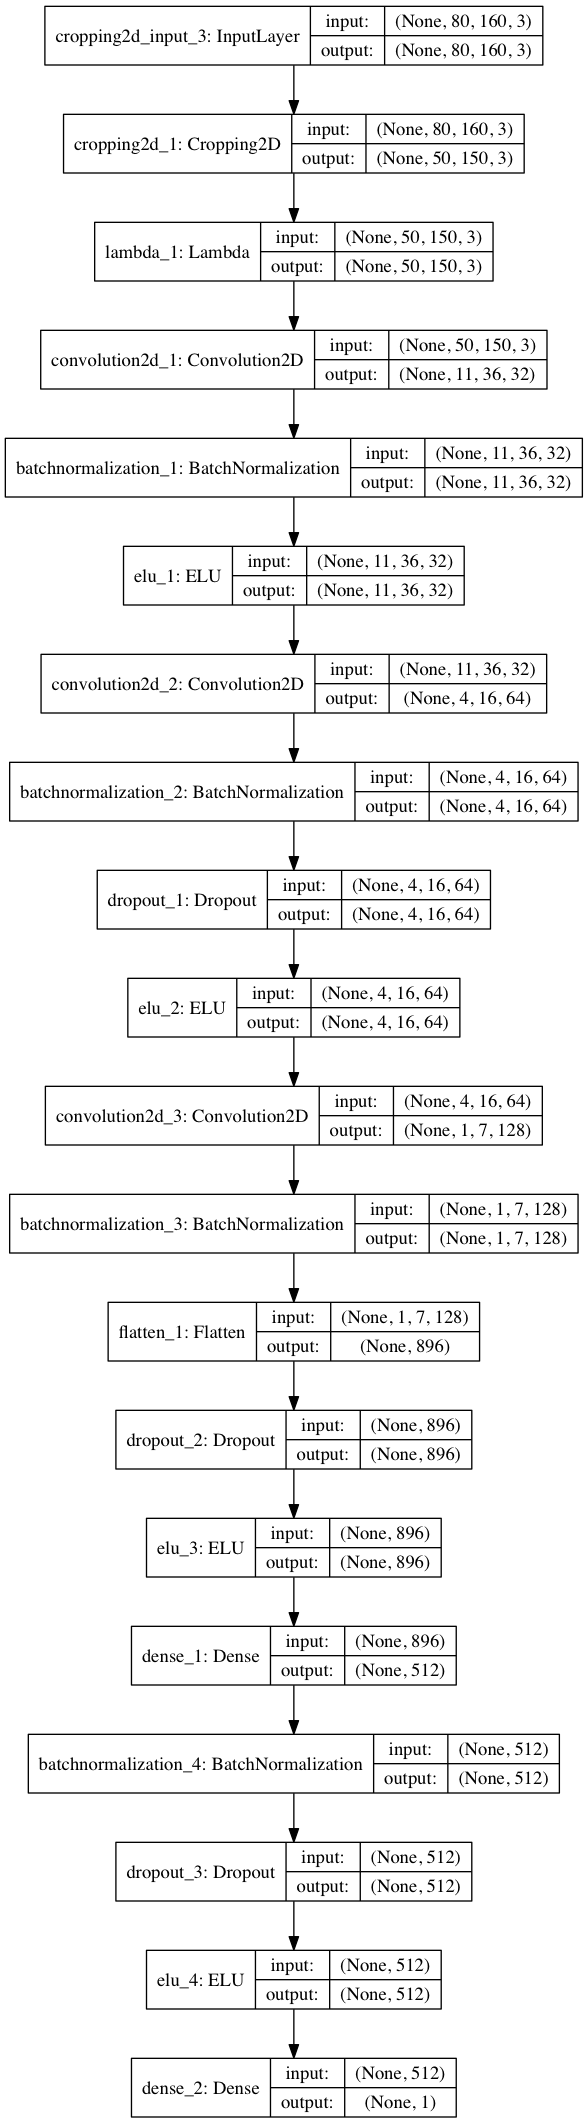

Reproduce this figure in Python.
#!/usr/bin/env python3
# -*- coding: utf-8 -*-
"""
Created on Sun Feb 12 20:37:26 2017

@author: pierluigiferrari
"""

import pickle
import tensorflow as tf
import numpy as np
from sklearn.model_selection import train_test_split
from keras.models import Sequential, load_model
from keras.layers.core import Dense, Activation, Flatten, Dropout, Lambda
from keras.layers.advanced_activations import ELU
from keras.layers.convolutional import Convolution2D, Cropping2D
from keras.layers.pooling import MaxPooling2D
from keras.layers.normalization import BatchNormalization
from keras.optimizers import Adam
from keras.callbacks import EarlyStopping, ReduceLROnPlateau 
from keras import backend as K
from copy import deepcopy
from PIL import Image
import csv
import cv2
import random

### First, define some helper functions

# Define a function to assemble the training data list to be fed to the generator below.

def assemble_filelists(path='./data/driving_log.csv',
                       angle_adjust=0.15,
                       small_angle_keep=1,
                       keep_threshold=0.05):
    '''
    Assemble a list of training data examples and a list of the corresponding
    labels, both as numpy arrays.
    
    Args:
        path (string, optional): The filepath to a CSV file containing relative
            file names of parallel image data from three cameras, the
            corresponding steering angles of the center camera, throttle,
            brake, and speed, in this order. Throttle, brake, and speed are
            optional. Defaults to './data/driving_log.csv'.
        angle_adjust (float, optional): An offset to add to the steering angles
            of images from the left camera and to subtract from the steering
            angles of images from the right camera. Defaults to 0.15.
        small_angle_keep (float, optional): Must be in [0,1]. Determines what
            percentage of samples with abs(steering_angle) <= threshold to keep
            at random. Defaults to 1.
        keep_threshold (float, optional): Images with a corresponding steering
            angle below `keep_threshold` will be partially and randomly sorted
            out with a ratio of `small_angle_keep`. Defaults to 0.05.
    
    Returns:
        Two numpy arrays. The first has shape (#images,) and contains the list
        of strings with the relative file paths of the image data. Note that it
        does not contain the image data itself. The second array has shape
        (#images, 2), where the first column contains the steering angles of
        the corresponding images and the second column contains the original
        center camera steering angle. The reason for this is that the original
        center camera steering angle is an indicator for the curvature of the
        road, while the adjusted steering angles are not. This information can
        be useful for data augmentation.
    '''
    
    image_files_center = []
    image_files_left = []
    image_files_right = []
    steering_angles_center = []

    with open(path, newline='') as csvfile:
        csvread = csv.reader(csvfile, delimiter=',')
        for i in csvread:
            angle = float(i[3].strip())
            if abs(angle) <= keep_threshold:
                p = np.random.uniform(0,1)
                if small_angle_keep >= p:
                    steering_angles_center.append([angle, angle])
                    image_files_center.append(i[0].strip())
                    image_files_left.append(i[1].strip())
                    image_files_right.append(i[2].strip())
            else:
                steering_angles_center.append([angle, angle])
                image_files_center.append(i[0].strip())
                image_files_left.append(i[1].strip())
                image_files_right.append(i[2].strip())

    assert (len(steering_angles_center) == len(image_files_center) 
            == len(image_files_left) == len(image_files_right))

    image_files_center = np.array(image_files_center)
    image_files_left = np.array(image_files_left)
    image_files_right = np.array(image_files_right)
    steering_angles_center = np.array(steering_angles_center)

    # Produce steering angle values for left and right camera inputs

    steering_angles_left = np.copy(steering_angles_center)
    steering_angles_right = np.copy(steering_angles_center)
    steering_angles_left[:,0] += angle_adjust
    steering_angles_right[:,0] -= angle_adjust

    # Concatenate the inputs from all three cameras to one dataset

    image_files = np.concatenate((image_files_center,
                                  image_files_left,
                                  image_files_right))

    steering_angles = np.concatenate((steering_angles_center,
                                      steering_angles_left,
                                      steering_angles_right))
    
    return image_files, steering_angles

# Define image processing functions to perform the following image
# transformations:
# - Transform the perspective to simulate an incline change
# - Transform the perspective to simulate a curvature change
# - Rotate
# - Translate
# - Flip
# - Scale
# - Change the brightness
# - Histogram-equalize

def transform_incline(image, shift=(5,20), orientation='rand'):
    
    rows,cols,ch = image.shape
    
    hshift = np.random.randint(shift[0],shift[1]+1)
    vshift = hshift
    
    if orientation == 'rand':
        orientation = random.choice(['down', 'up'])
    
    if orientation == 'up':
        hshift = -hshift
        vshift = -vshift
    elif orientation != 'down':
        raise ValueError("No or unknown orientation given. Possible values are 'up' and 'down'.")
    
    pts1 = np.float32([[70,70],
                       [250,70],
                       [0,rows],
                       [cols,rows]])
    pts2 = np.float32([[70+hshift,70+vshift],
                       [250-hshift,70+vshift],
                       [0,rows],
                       [cols,rows]])
    
    #Calculate the transformation matrix, perform the transformation,
    #and return it.
    M = cv2.getPerspectiveTransform(pts1, pts2)
    return cv2.warpPerspective(image, M, (cols, rows))

def transform_curvature(image, shift=(5,30), orientation='rand'):
    
    rows,cols,ch = image.shape
    
    shift = np.random.randint(shift[0],shift[1]+1)
    
    if orientation == 'rand':
        orientation = random.choice(['left', 'right'])
    
    if orientation == 'left':
        shift = -shift
    elif orientation != 'right':
        raise ValueError("No or unknown orientation given. Possible values are 'left' and 'right'.")
    
    pts1 = np.float32([[70,70],[250,70],[0,rows],[cols,rows]])
    pts2 = np.float32([[70+shift,70],[250+shift,70],[0,rows],[cols,rows]])
    
    #Calculate the transformation matrix, perform the transformation,
    #and return it.
    M = cv2.getPerspectiveTransform(pts1, pts2)
    return cv2.warpPerspective(image, M, (cols, rows)), shift

def do_rotate(image, min=5, max=15, orientation='rand'):
    
    rows,cols,ch = image.shape
    
    #Randomly select a rotation angle from the range passed.
    random_rot = np.random.randint(min, max+1)
    
    if orientation == 'rand':
        rotation_angle = random.choice([-random_rot, random_rot])
    elif orientation == 'left':
        rotation_angle = random_rot
    elif orientation == 'right':
        rotation_angle = -random_rot
    else:
        raise ValueError("Orientation is optional and can only be 'left' or 'right'.")
    
    M = cv2.getRotationMatrix2D((cols/2,rows/2), rotation_angle, 1)
    return cv2.warpAffine(image, M, (cols, rows)), -rotation_angle

def do_translate(image, horizontal=(0,40), vertical=(0,10)):
    
    rows,cols,ch = image.shape
    
    x = np.random.randint(horizontal[0], horizontal[1]+1)
    y = np.random.randint(vertical[0], vertical[1]+1)
    x_shift = random.choice([-x, x])
    y_shift = random.choice([-y, y])
    
    M = np.float32([[1,0,x_shift],[0,1,y_shift]])
    return cv2.warpAffine(image, M, (cols, rows)), x_shift

def do_flip(image, orientation='horizontal'):
    if orientation == 'horizontal':
        return cv2.flip(image, 1)
    else:
        return cv2.flip(image, 0)

def do_scale(image, min=0.9, max=1.1):
    
    rows,cols,ch = image.shape
    
    #Randomly select a rotation angle from the range passed.
    scale = np.random.uniform(min, max)
    
    M = cv2.getRotationMatrix2D((cols/2,rows/2), 0, scale)
    return cv2.warpAffine(image, M, (cols, rows))

def change_brightness(image, min=0.5, max=2.0):
    
    hsv = cv2.cvtColor(image,cv2.COLOR_RGB2HSV)

    random_br = np.random.uniform(min,max)
    
    #To protect against overflow: Calculate a mask for all pixels
    #where adjustment of the brightness would exceed the maximum
    #brightness value and set the value to the maximum at those pixels.
    mask = hsv[:,:,2]*random_br > 255
    v_channel = np.where(mask, 255, hsv[:,:,2]*random_br)
    hsv[:,:,2] = v_channel
    
    return cv2.cvtColor(hsv,cv2.COLOR_HSV2RGB)

def histogram_eq(image):
    
    image1 = np.copy(image)
    
    image1[:,:,0] = cv2.equalizeHist(image1[:,:,0])
    image1[:,:,1] = cv2.equalizeHist(image1[:,:,1])
    image1[:,:,2] = cv2.equalizeHist(image1[:,:,2])
    
    return image1

# Define a generator function that can do data conversion and augmentation.

def generate_batch(filenames,
                   labels,
                   batch_size=128,
                   resize=False,
                   gray=False,
                   equalize=False,
                   brightness=False,
                   flip=False,
                   incline=False,
                   curvature=False,
                   curve_correct=0.008,
                   rotate=False,
                   rot_correct=0.03,
                   translate=False,
                   trans_correct=0.003):
    '''
    Generate batches of samples and corresponding labels indefinitely from
    lists of filenames and labels.
    
    Returns two numpy arrays, one containing the next `batch_size` samples
    from `filenames`, the other containing the corresponding labels from
    `labels`.
    
    Shuffles `filenames` and `labels` consistently after each complete pass.
    
    Can perform image transformations for data conversion and data
    augmentation. `resize`, `gray`, and `equalize` are image conversion tools
    and should be used consistently during training and inference.
    The remaining transformations serve for data augmentation specifically for
    the task of predicting steering angles for driving from image data and
    should only be used during training. Each data augmentation process can set
    its own independent application probability.
    
    `prob`, `mode`, and `threshold` work the same in all arguments in which
    they appear:
    
    `prob` must be a float in [0,1] and determines the probability that the
    respective transform is applied to any given image.
    
    `mode` must be an integer in {0,1,2,3} and determines how the application
    of the respective transform is conditional on the image's original center
    camera steering angle.
        mode 0: The application of the transform does not depend on the image's
                steering angle. `threshold` does not need to be specified.
        mode 1: If `threshold` > 0: Apply transform only to images with
                `angle` >= `threshold`.
                If `threshold` < 0: Apply transform only to images with
                `angle` <= `threshold`.
        mode 2: Apply transform only to images with `abs(angle)` >= `threshold`.
                `threshold` should be positive.
        mode 3: Apply transform only to images with `abs(angle)` <= `threshold`.
                `threshold` should be positive.
    
    `threshold` must be a scalar in the same range as `labels` and determines
    the threshold to trigger the application of the respective transform
    depending on `mode`.
    
    Note that for a given image and a given transform, the generator first
    tests whether the threshold criterion is met and *afterwards* determines
    based on `prob` whether the transform will be applied to the image. This
    means that in all modes other than 0, `prob` determines the ratio of images
    to which the respecitve transform is applied out of all *eligible* images,
    not out of all images.
    
    All conversions and transforms default to `False`.
    
    Args:
        filenames (array-like): A 1-D list or numpy array containing all
            relative file paths to the samples from which the batches are to be
            generated. Note that `filenames` must not contain the actual files
            themselves.
        labels (array-like): A list or numpy array containing the labels
            corresponding to the samples. Important note: Label lists are now
            expected to contain tuples of two floats for each sample for some
            data augmentation processes to work (all those that alter the
            image's steering angle), rather than just one scalar value as you
            might expect. The first float of the tuple is expected to be the
            image's steering angle, the second is expected to be the original
            center camera steering angle for the respective image. The reason
            for this is that the original center camera steering angle is an
            indicator for the curvature of the road, while the adjusted side
            camera steering angles are not. This information is useful for a
            more targeted application of some transforms.
        batch_size (int, optional): The size of the batches to be generated.
            Defaults to 128.
        resize (tuple, optional): A 1-D tuple of 2 integers for the desired
            output size of the images in pixels. The expected format is
            (width, height).
        gray (bool, optional): If `True`, converts the images to grayscale.
        equalize (bool, optional): If `True`, performs histogram equalization
            on the images. This can improve contrast and lead the improved
            model performance.
        brightness (tuple, optional): `False` or a tuple containing three
            floats, (min, max, prob). The brightness of the image will be
            scaled by a factor randomly picked from a uniform distribution in
            the boundaries of [min,max]. Both min and max must be >=0.
        flip (float, optional): `False` or a float in [0,1], see `prob` above.
            Flip the image horizontally. Also inverts (additive inverse) the
            respective steering angle.
        incline (tuple, optional): `False` or a tuple of five elements:
            (min, max, prob, mode, threshold). Transforms the perspective of
            the image randomly to simulate either an increase or decrease of
            the incline of the road. `min` and `max` determine the strength of
            the incline change and must be integers in [0,50], although
            reasonable values should lie within [0,30].
        curvature (tuple, optional): `False` or a tuple of five elements:
            (min, max, prob, mode, threshold). Transforms the perspective of
            the image randomly to simulate a change of the curvature to the
            left or to the right. `min` and `max` determine the strength of the
            curvature change and must be integers in [0,50], although
            reasonable values should lie in [0,30]. The steering angle of the
            image is adjusted accordingly, see the next argument. Further
            information: A randomly picked value from [min, max] determines the
            horizontal shift of an imaginary horizontal line that marks the
            separation between the road and the horizon. The shift in the
            curvature is achieved by shifting this line to the left or to the
            right and perspectively transforming all other pixels in the image
            along with it.
        curve_correct (float, optional): Must be non-negative. The amount by
            which the steering angle is corrected per pixel of horizontal
            curvature change. Computed as follows:
            Steering angle += curve_correct * curvature_shift. Defaults to 0.01.
        rotate (tuple, optional): `False` or a tuple of five elements:
            (min, max, prob, mode, threshold). Rotate the image randomly
            clockwise or counter-clockwise. The rotation angle is picked from
            [min, max], where `min` and `max` must be integeres and determine
            the rotation angle in degrees. The orientation of the rotation is
            random. The respective steering angle of the image is corrected
            accordingly, see the next argument. Defaults to `False`.
        rot_correct (float, optional): Must be non-negative. The amount by
            which the steering angle is corrected per degree of rotation of the
            image. Computed as follows:
            Steering angle += rot_correct * rotation_angle. Defaults to 0.03.
        translate (tuple, optional): `False` or a tuple, with the first two
            elements tuples containing two integers each, and the third element
            a float: ((min, max), (min, max), prob). The first tuple provides
            the range in pixels for horizontal shifts of the image, the second
            tuple for vertical shifts. The number of pixels to shift the image
            by is uniformly distributed within the boundaries of [min,max],
            i.e. `min` is the number of pixels by which the image is translated
            at least. Both min and max must be >=0. The steering angle
            corresponding to the image is adjusted for horizontal translation
            (but not for vertical translation), see the subsequent argument.
            Detaults to `False`.
        trans_correct (float, optional): Must be non-negative. The amount by
            which the steering angle is corrected per pixel of horizontal
            translation. Computed as follows:
            Steering angle += trans_correct * horizontal_shift.
            Defaults to 0.004.
    
    Yields:
        The next batch as a 1-D tuple containing two numpy arrays. The first
        contains the batch samples as numpy arrays, the second contains the
        corresponding labels.
    '''
    
    assert len(filenames) == len(labels), "The lengths of `filenames` and `labels` must be equal."
    assert not (len(filenames) == 0 or filenames is None), "`filenames` cannot be empty."
    
    current = 0
    
    while True:
        
        batch_X, batch_y = [], []
        
        #Shuffle the data after each complete pass
        if current >= len(filenames):
            filenames, labels = shuffle(filenames, labels)
            current = 0
        
        for filename in filenames[current:current+batch_size]:
            with Image.open('./data/{}'.format(filename)) as img:
                batch_X.append(np.array(img))
        batch_y = deepcopy(labels[current:current+batch_size])
        current += batch_size
        
        #At this point we're done producing the batch. Now perform some
        #optional image transformations:
        
        if equalize:
            batch_X = [histogram_eq(img) for img in batch_X]
        
        if brightness:
            for i in range(len(batch_X)):
                p = np.random.uniform(0,1)
                if p >= (1-brightness[2]):
                    batch_X[i] = change_brightness(batch_X[i],
                                                   min=brightness[0],
                                                   max=brightness[1])

        if flip:
            if flip[1] == 0:
                for i in range(len(batch_X)):
                    p = np.random.uniform(0,1)
                    if p >= (1-flip[0]):
                        batch_X[i] = do_flip(batch_X[i])
                        batch_y[i,0:2] = -batch_y[i,0:2]
            elif flip[1] == 1 and flip[2] > 0:
                for i in range(len(batch_X)):
                    if batch_y[i] >= flip[2]:
                        p = np.random.uniform(0,1)
                        if p >= (1-flip[0]):
                            batch_X[i] = do_flip(batch_X[i])
                            batch_y[i,0:2] = -batch_y[i,0:2]
            elif flip[1] == 1 and flip[2] < 0:
                for i in range(len(batch_X)):
                    if batch_y[i] <= flip[2]:
                        p = np.random.uniform(0,1)
                        if p >= (1-flip[0]):
                            batch_X[i] = do_flip(batch_X[i])
                            batch_y[i,0:2] = -batch_y[i,0:2]
            elif flip[1] == 2:
                for i in range(len(batch_X)):
                    if abs(batch_y[i]) >= flip[2]:
                        p = np.random.uniform(0,1)
                        if p >= (1-flip[0]):
                            batch_X[i] = do_flip(batch_X[i])
                            batch_y[i,0:2] = -batch_y[i,0:2]
            elif flip[1] == 3:
                for i in range(len(batch_X)):
                    if abs(batch_y[i]) <= flip[2]:
                        p = np.random.uniform(0,1)
                        if p >= (1-flip[0]):
                            batch_X[i] = do_flip(batch_X[i])
                            batch_y[i,0:2] = -batch_y[i,0:2]
            else: raise ValueError("Unsupported mode passed: {}. Supported modes are 0, 1, 2, 3.".format(flip[1]))
        
        if incline:
            if incline[3] == 0:
                for i in range(len(batch_X)):
                    p = np.random.uniform(0,1)
                    if p >= (1-incline[2]):
                        batch_X[i] = transform_incline(batch_X[i], (incline[0], incline[1]))
            elif incline[3] == 1 and incline[4] > 0:
                for i in range(len(batch_X)):
                    if batch_y[i,1] >= incline[4]:
                        p = np.random.uniform(0,1)
                        if p >= (1-incline[2]):
                            batch_X[i] = transform_incline(batch_X[i], (incline[0], incline[1]))
            elif incline[3] == 1 and incline[4] < 0:
                for i in range(len(batch_X)):
                    if batch_y[i,1] <= incline[4]:
                        p = np.random.uniform(0,1)
                        if p >= (1-incline[2]):
                            batch_X[i] = transform_incline(batch_X[i], (incline[0], incline[1]))
            elif incline[3] == 2:
                for i in range(len(batch_X)):
                    if abs(batch_y[i,1]) >= incline[4]:
                        p = np.random.uniform(0,1)
                        if p >= (1-incline[2]):
                            batch_X[i] = transform_incline(batch_X[i], (incline[0], incline[1]))
            elif incline[3] == 3:
                for i in range(len(batch_X)):
                    if abs(batch_y[i,1]) <= incline[4]:
                        p = np.random.uniform(0,1)
                        if p >= (1-incline[2]):
                            batch_X[i] = transform_incline(batch_X[i], (incline[0], incline[1]))
            else: raise ValueError("Unsupported mode passed: {}. Supported modes are 0, 1, 2, 3.".format(incline[3]))
            
                    
        if curvature:
            if curvature[3] == 0:
                for i in range(len(batch_X)):
                    p = np.random.uniform(0,1)
                    if p >= (1-curvature[2]):
                        if batch_y[i,1] > 0:
                            batch_X[i], cshift = transform_curvature(batch_X[i],
                                                                     (curvature[0], curvature[1]),
                                                                     orientation='right')
                            batch_y[i,0] += curve_correct * cshift
                        elif batch_y[i,1] < 0:
                            batch_X[i], cshift = transform_curvature(batch_X[i],
                                                                     (curvature[0], curvature[1]),
                                                                     orientation='left')
                            batch_y[i,0] += curve_correct * cshift
                        else:
                            batch_X[i], cshift = transform_curvature(batch_X[i],
                                                                     (curvature[0], curvature[1]),
                                                                     orientation='rand')
                            batch_y[i,0] += curve_correct * cshift
            elif curvature[3] == 1 and curvature[4] > 0:
                for i in range(len(batch_X)):
                    if batch_y[i,1] >= curvature[4]:
                        p = np.random.uniform(0,1)
                        if p >= (1-curvature[2]):
                            batch_X[i], cshift = transform_curvature(batch_X[i],
                                                                     (curvature[0], curvature[1]),
                                                                     orientation='right')
                            batch_y[i,0] += curve_correct * cshift
            elif curvature[3] == 1 and curvature[4] < 0:
                for i in range(len(batch_X)):
                    if batch_y[i,1] <= curvature[4]:
                        p = np.random.uniform(0,1)
                        if p >= (1-curvature[2]):
                            batch_X[i], cshift = transform_curvature(batch_X[i],
                                                                     (curvature[0], curvature[1]),
                                                                     orientation='right')
                            batch_y[i,0] += curve_correct * cshift
            elif curvature[3] == 2:
                for i in range(len(batch_X)):
                    if abs(batch_y[i,1]) >= curvature[4]:
                        p = np.random.uniform(0,1)
                        if p >= (1-curvature[2]):
                            if batch_y[i,1] > 0:
                                batch_X[i], cshift = transform_curvature(batch_X[i],
                                                                         (curvature[0], curvature[1]),
                                                                         orientation='right')
                                batch_y[i,0] += curve_correct * cshift
                            elif batch_y[i,1] < 0:
                                batch_X[i], cshift = transform_curvature(batch_X[i],
                                                                         (curvature[0], curvature[1]),
                                                                         orientation='left')
                                batch_y[i,0] += curve_correct * cshift
            elif curvature[3] == 3:
                for i in range(len(batch_X)):
                    if abs(batch_y[i,1]) <= curvature[4]:
                        p = np.random.uniform(0,1)
                        if p >= (1-curvature[2]):
                            if batch_y[i,1] > 0:
                                batch_X[i], cshift = transform_curvature(batch_X[i],
                                                                         (curvature[0], curvature[1]),
                                                                         orientation='right')
                                batch_y[i,0] += curve_correct * cshift
                            elif batch_y[i,1] < 0:
                                batch_X[i], cshift = transform_curvature(batch_X[i],
                                                                         (curvature[0], curvature[1]),
                                                                         orientation='left')
                                batch_y[i,0] += curve_correct * cshift
                            else:
                                batch_X[i], cshift = transform_curvature(batch_X[i],
                                                                         (curvature[0], curvature[1]),
                                                                         orientation='rand')
            else: raise ValueError("Unsupported mode passed: {}. Supported modes are 0, 1, 2, 3.".format(curvature[3]))
        
        if rotate:
            if rotate[3] == 0:
                for i in range(len(batch_X)):
                    p = np.random.uniform(0,1)
                    if p >= (1-rotate[2]):
                        batch_X[i], rshift = do_rotate(batch_X[i], rotate[0], rotate[1])
                        batch_y[i,0] += rot_correct * rshift
            elif rotate[3] == 1 and rotate[4] > 0:
                for i in range(len(batch_X)):
                    if batch_y[i,1] >= rotate[4]:
                        p = np.random.uniform(0,1)
                        if p >= (1-rotate[2]):
                            batch_X[i], rshift = do_rotate(batch_X[i], rotate[0], rotate[1])
                            batch_y[i,0] += rot_correct * rshift
            elif rotate[3] == 1 and rotate[4] < 0:
                for i in range(len(batch_X)):
                    if batch_y[i,1] <= rotate[4]:
                        p = np.random.uniform(0,1)
                        if p >= (1-rotate[2]):
                            batch_X[i], rshift = do_rotate(batch_X[i], rotate[0], rotate[1])
                            batch_y[i,0] += rot_correct * rshift
            elif rotate[3] == 2:
                for i in range(len(batch_X)):
                    if abs(batch_y[i,1]) >= rotate[4]:
                        p = np.random.uniform(0,1)
                        if p >= (1-rotate[2]):
                            batch_X[i], rshift = do_rotate(batch_X[i], rotate[0], rotate[1])
                            batch_y[i,0] += rot_correct * rshift
            elif rotate[3] == 3:
                for i in range(len(batch_X)):
                    if abs(batch_y[i,1]) <= rotate[4]:
                        p = np.random.uniform(0,1)
                        if p >= (1-rotate[2]):
                            batch_X[i], rshift = do_rotate(batch_X[i], rotate[0], rotate[1])
                            batch_y[i,0] += rot_correct * rshift
            else: raise ValueError("Unsupported mode passed: {}. Supported modes are 0, 1, 2, 3.".format(rotate[3]))
            
        if translate:
            for i in range(len(batch_X)):
                p = np.random.uniform(0,1)
                if p >= (1-translate[2]):
                    batch_X[i], hshift = do_translate(batch_X[i], translate[0], translate[1])
                    batch_y[i,0] += trans_correct * hshift
        
        if resize:
            batch_X = [cv2.resize(img, dsize=resize) for img in batch_X]
            
        if gray:
            batch_X = np.expand_dims(np.asarray([cv2.cvtColor(img, cv2.COLOR_RGB2GRAY)
                                                 for img in batch_X]), 3)
        
        yield (np.array(batch_X), np.array(batch_y[:,0]))

# Define a function to build the model

def build_model():
    
    # Input image format
    in_row, in_col, ch = 80, 160, 3
    
    # Cropping
    cr_lef, cr_rig, cr_top, cr_bot = 5, 5, 20, 10 # How many pixels to be cropped in each direction
    cr_row, cr_col = in_row-cr_top-cr_bot, in_col-cr_lef-cr_rig # The resulting cropped image format
    
    model = Sequential()
    
    model.add(Cropping2D(cropping=((cr_top, cr_bot), (cr_lef, cr_rig)),
                         input_shape=(in_row, in_col, ch)))
    model.add(Lambda(lambda x: x/127.5 - 1., #Convert input feature range to [-1,1]
                     output_shape=(cr_row, cr_col, ch)))
    model.add(Convolution2D(32, 8, 8, subsample=(4, 4), border_mode="valid"))
    model.add(BatchNormalization(axis=3, momentum=0.99))
    model.add(ELU())
    model.add(Convolution2D(64, 5, 5, subsample=(2, 2), border_mode="valid"))
    model.add(BatchNormalization(axis=3, momentum=0.99))
    model.add(Dropout(.3))
    model.add(ELU())
    model.add(Convolution2D(128, 3, 3, subsample=(2, 2), border_mode="valid"))
    model.add(BatchNormalization(axis=3, momentum=0.99))
    model.add(Flatten())
    model.add(Dropout(.3))
    model.add(ELU())
    model.add(Dense(512))
    model.add(BatchNormalization(axis=1, momentum=0.99))
    model.add(Dropout(.5))
    model.add(ELU())
    model.add(Dense(1))
    
    adam = Adam(lr=0.001, beta_1=0.9, beta_2=0.999, epsilon=1e-08, decay=5e-05)
    
    model.compile(optimizer=adam, loss="mse")
    
    return model

### Load data and perform training

image_files, steering_angles = assemble_filelists()

# Split off a validation dataset from the data and shuffle
X_train, X_val, y_train, y_val = train_test_split(image_files,
                                                  steering_angles,
                                                  test_size=0.2)

batch_size = 128
epochs = 1

train_generator = generate_batch(X_train,
                                 y_train,
                                 batch_size=batch_size,
                                 resize=(160,80),
                                 brightness=(0.4, 1.1, 0.1),
                                 flip=(0.5, 0),
                                 curvature=(5, 30, 0.5, 0),
                                 curve_correct=0.008,
                                 translate=((0, 40), (0, 10), 0.5),
                                 trans_correct=0.003)

val_generator = generate_batch(X_val,
                               y_val,
                               batch_size=batch_size,
                               resize=(160,80))

#Clear previous models from memory.
K.clear_session()

model = build_model()
#model.load_weights('./model_15_weights.h5')

#model = load_model('./model_15.h5')

history = model.fit_generator(generator = train_generator,
                              samples_per_epoch = len(y_train),
                              nb_epoch = epochs,
                              callbacks = [EarlyStopping(monitor='val_loss',
                                                         min_delta=0.0001,
                                                         patience=2),
                                           ReduceLROnPlateau(monitor='val_loss',
                                                             factor=0.2,
                                                             patience=1,
                                                             epsilon=0.0001,
                                                             cooldown=0)],
                              validation_data = val_generator,
                              nb_val_samples = len(y_val))

model_name = 'model_16'
model.save('./{}.h5'.format(model_name))
model.save_weights('./{}_weights.h5'.format(model_name))

print()
print("Model saved as {}.h5".format(model_name))
print("Weights also saved separately as {}_weights.h5".format(model_name))
print()
